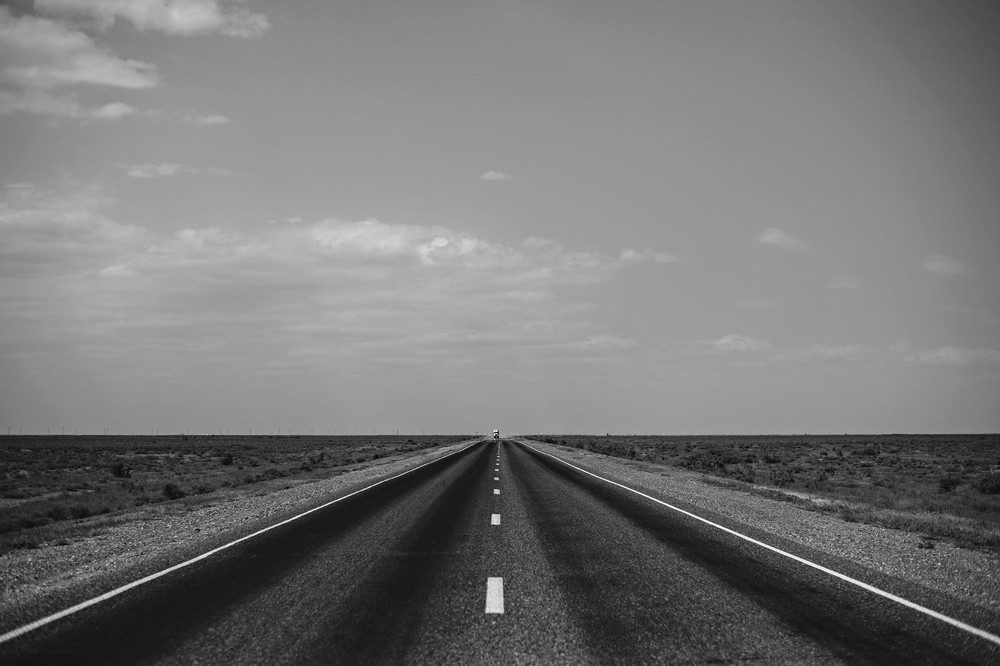
#> input picture sample_three.jpg, 1000 x 666 px, shrunk from 2048 x 1363 before the run
$ python -i modified_process_img.py   (imports and definitions only)
#> lines starting #> are read from the running program, lines starting #| are printed output that depends on the picture; after the words box and inside, x2 and y2 are one past the last pixel; in counts of white or black regions, pixels touching at a corner belong together
### regionOfInterest.py
# -*- coding: utf-8 -*-
"""
Created on Tue Aug 01 21:07:58 2017

@author: satyanarayan pande
"""
import numpy as np
import cv2

def roi(img, vertices):
    mask = np.zeros_like(img)
    if len(img.shape) > 2:
        channel_count = img.shape[2]
        ignore_mask_color = (255,) * channel_count
    else:
        ignore_mask_color = 255

    cv2.fillPoly(mask, vertices, ignore_mask_color)
    masked = cv2.bitwise_and(img, mask)

    return masked

### linesCorrection.py
# -*- coding: utf-8 -*-
"""
Created on Wed Aug 02 01:19:34 2017

@author: satyanarayan pande
"""

import cv2

def draw_lines(img, lines):
    try:
        for line in lines:
            for x1,y1,x2,y2 in line:
                cv2.line(img, (x1, y1), (x2, y2), [0, 255, 255], 3)
    except Exception as e:
        print(str(e) + "In lines_Correction")
        pass

### modified_process_img.py
# -*- coding: utf-8 -*-
"""
Created on Tue Aug 01 20:17:30 2017

@author: satyanarayan pande
"""
import cv2
import numpy as np
from regionOfInterest import roi
from linesCorrection import draw_lines

def mod_process_img(original_img):

    gray_image = cv2.cvtColor(original_img, cv2.COLOR_RGB2GRAY)
    img_hsv = cv2.cvtColor(original_img, cv2.COLOR_RGB2HSV)
#> img_hsv: shape (666, 1000, 3); mean H, S, V 0, 0, 117.9

    lower_yellow = np.array([20,100,100], dtype = 'uint8')
    upper_yellow = np.array([30,255,255], dtype = 'uint8')
    mask_yellow = cv2.inRange(img_hsv, lower_yellow, upper_yellow)
#> mask_yellow: shape (666, 1000); every value is 0
    mask_white = cv2.inRange(gray_image, 200, 255)
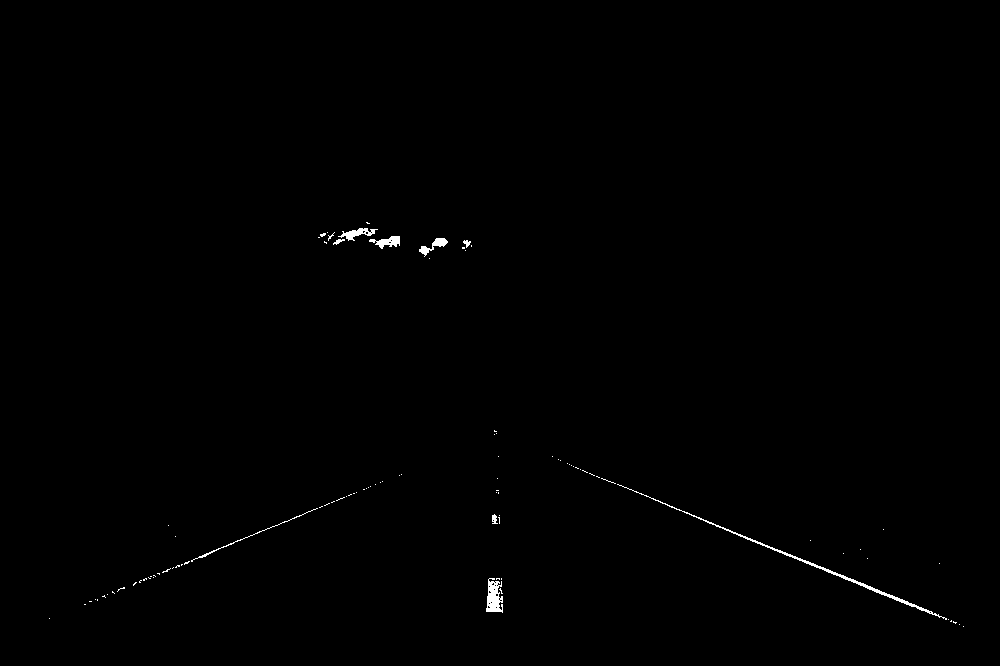
#> mask_white: shape (666, 1000); 0.35% white; 97 white regions (88 under 20 px), largest, box (x1, y1, x2, y2) and area: (617, 484, 947, 620) 777, (486, 578, 503, 613) 398, (338, 228, 378, 241) 212
    mask_yw = cv2.bitwise_or(mask_white, mask_yellow)
    mask_yw_image = cv2.bitwise_and(gray_image, mask_yw)

    blurred_img = cv2.GaussianBlur(mask_yw_image, (5, 5), 0)

    canny_edge = cv2.Canny(blurred_img, 50, 150)
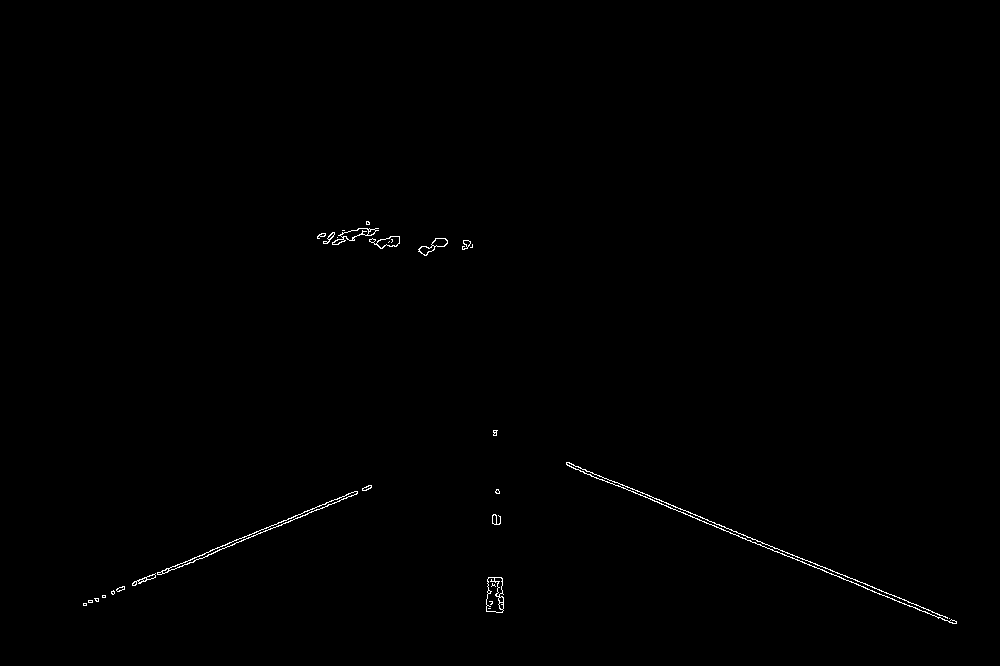
#> canny_edge: shape (666, 1000); 0.35% white in thin lines or dots, all inside (x1, y1, x2, y2) = (83, 221, 957, 624)

    imshape = original_img.shape
#> imshape = (666, 1000, 3)
    lower_left = [imshape[1]/9, imshape[0]]
#> lower_left = [111.1, 666]
    lower_right = [imshape[1] - imshape[1]/9, imshape[0]]
#> lower_right = [888.9, 666]
    top_left = [imshape[1]/2 - imshape[1]/8, imshape[0]/2 + imshape[0]/10]
#> top_left = [375, 399.6]
    top_right = [imshape[1]/2 + imshape[1]/8, imshape[0]/2 + imshape[0]/10]
#> top_right = [625, 399.6]

    vertices = [np.array([lower_left, top_left, top_right, lower_right], dtype = np.int32)]
    roi_img = roi(canny_edge, vertices)
#> in roi, `cv2.fillPoly(mask, vertices, ignore_mask_color)`:
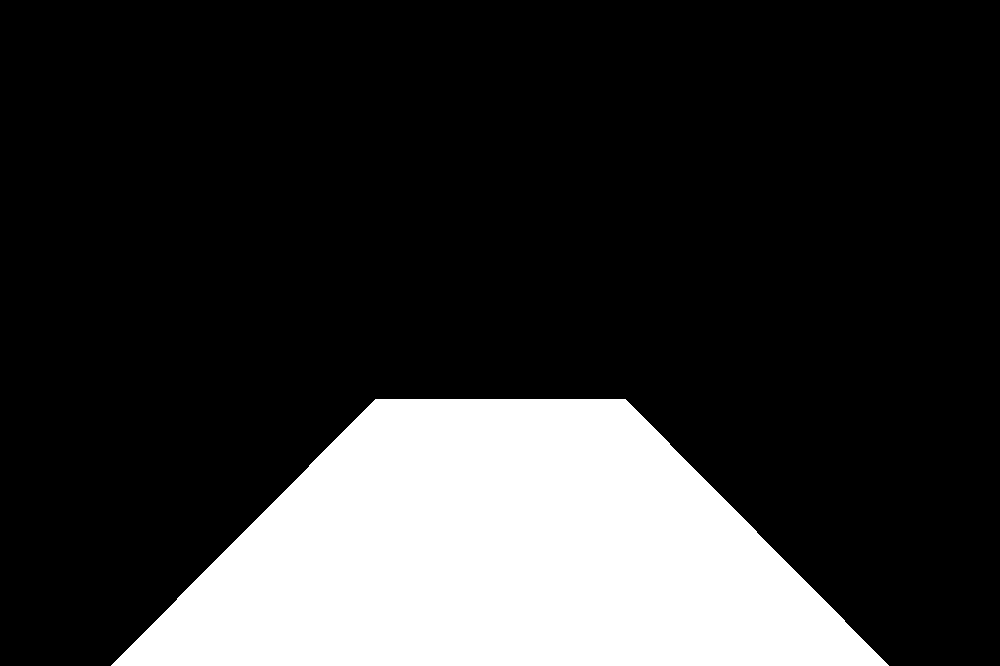
#> mask: shape (666, 1000); 20.6% white; 1 white region, box (x1, y1, x2, y2) and area: (111, 399, 889, 666) 137371
#> in roi, `masked = cv2.bitwise_and(img, mask)`:
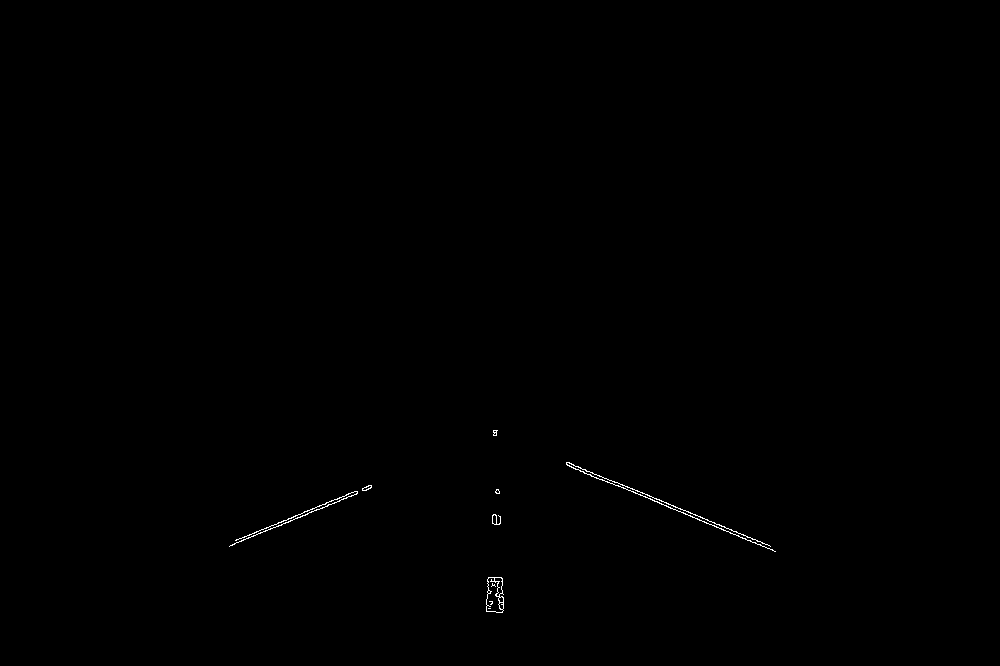
#> masked: shape (666, 1000); 0.17% white in thin lines or dots, all inside (x1, y1, x2, y2) = (229, 430, 776, 613)

    lines = cv2.HoughLinesP(roi_img, 2, np.pi/180, 20, np.array([]), minLineLength =  50, maxLineGap = 200)
#> lines = 19 rows, first 6: [670, 508, 775, 551], [497, 430, 770, 546], [241, 538, 496, 430], [275, 527, 496, 434], [569, 462, 654, 501], [622, 484, 705, 522]
    line_img = np.zeros((roi_img.shape[0], roi_img.shape[1], 3), dtype = np.uint8)
    draw_lines(line_img, lines)
#> the loop in draw_lines, `for line in lines:` made 19 passes
#> line on passes 1 to 12: [[670, 508, 775, 551]], [[497, 430, 770, 546]], [[241, 538, 496, 430]], [[275, 527, 496, 434]], [[569, 462, 654, 501]], [[622, 484, 705, 522]], [[486, 607, 496, 518]], [[494, 432, 602, 480]], [[499, 612, 499, 491]], [[492, 515, 498, 604]], [[668, 503, 772, 549]], [[493, 430, 502, 612]]

    return cv2.addWeighted(original_img, 0.8, line_img, 1.0, 0.0)
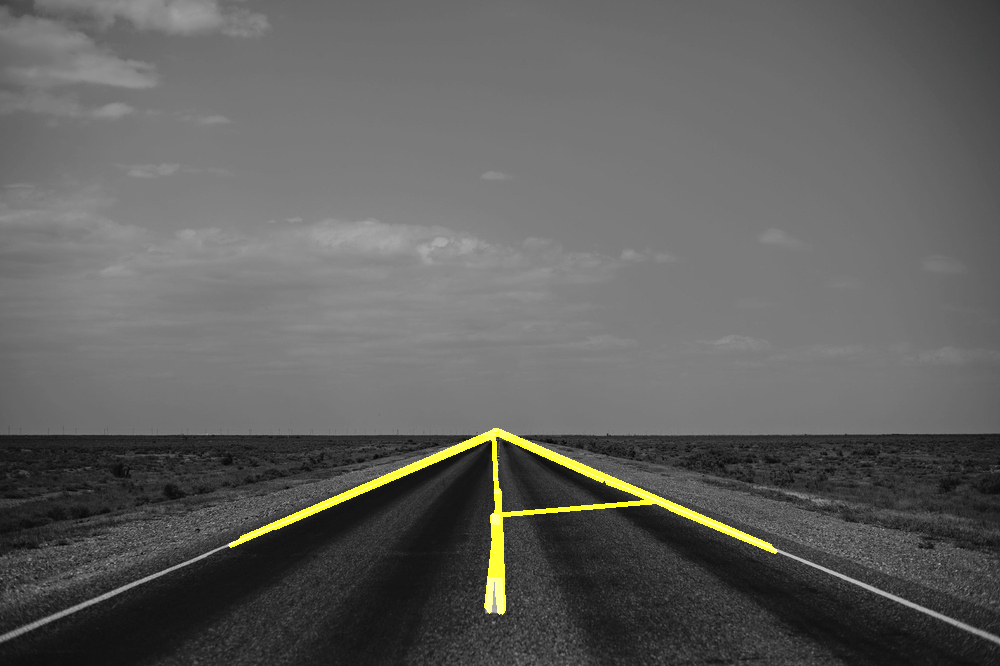
#> returned value: shape (666, 1000, 3); mean of channels 0, 1, 2 94.3, 96.4, 96.4; drawn as B, G, R


>>> import cv2
>>> picture = cv2.cvtColor(cv2.imread('sample_three.jpg'), cv2.COLOR_BGR2RGB)
>>> result = mod_process_img(picture)

$ run again, on sample_two.jpg
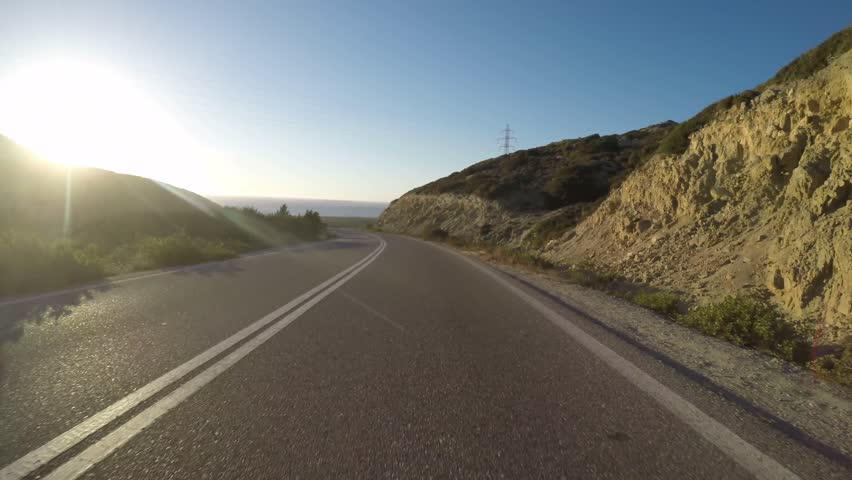
#> input picture sample_two.jpg, 852 x 480 px
#> img_hsv: shape (480, 852, 3); mean H, S, V 46.3, 71.3, 133.9
#> in mod_process_img, `mask_yellow = cv2.inRange(img_hsv, lower_yellow, upper_yellow)`:
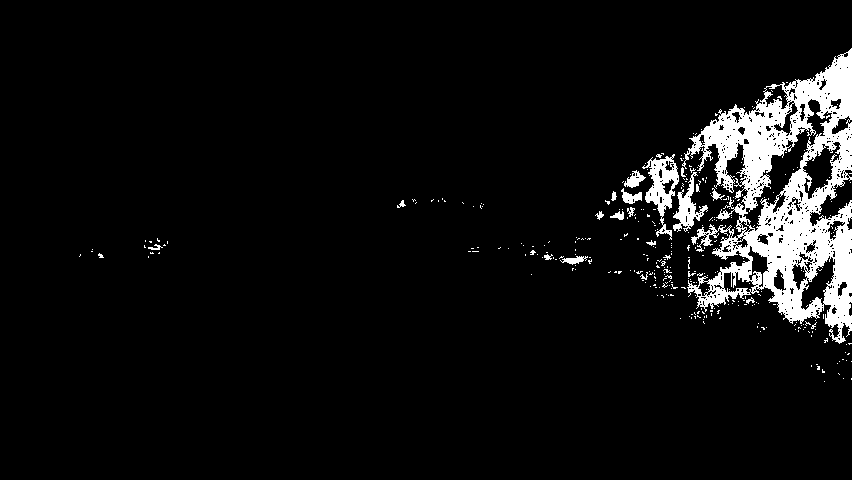
#> mask_yellow: shape (480, 852); 6.1% white; 334 white regions (314 under 20 px), largest, box (x1, y1, x2, y2) and area: (682, 48, 852, 344) 21133, (642, 154, 679, 240) 1203, (673, 172, 708, 232) 723
#> mask_white: shape (480, 852); 14.3% white; 54 white regions (51 under 20 px), largest, box (x1, y1, x2, y2) and area: (0, 0, 475, 204) 58201, (104, 402, 128, 415) 53, (111, 399, 127, 409) 29
#> mask_yw: shape (480, 852); 20.4% white; 388 white regions (365 under 20 px), largest, box (x1, y1, x2, y2) and area: (0, 0, 475, 204) 58201, (682, 48, 852, 344) 21133, (642, 154, 679, 240) 1203
#> canny_edge: shape (480, 852); 2.8% white in thin lines or dots
#> mask: shape (480, 852); 20.6% white; 1 white region, box (x1, y1, x2, y2) and area: (95, 288, 757, 480) 84129
#> masked: shape (480, 852); every value is 0
#> lines = None
#> in mod_process_img, `return cv2.addWeighted(original_img, 0.8, line_img, 1.0, 0.0)`:
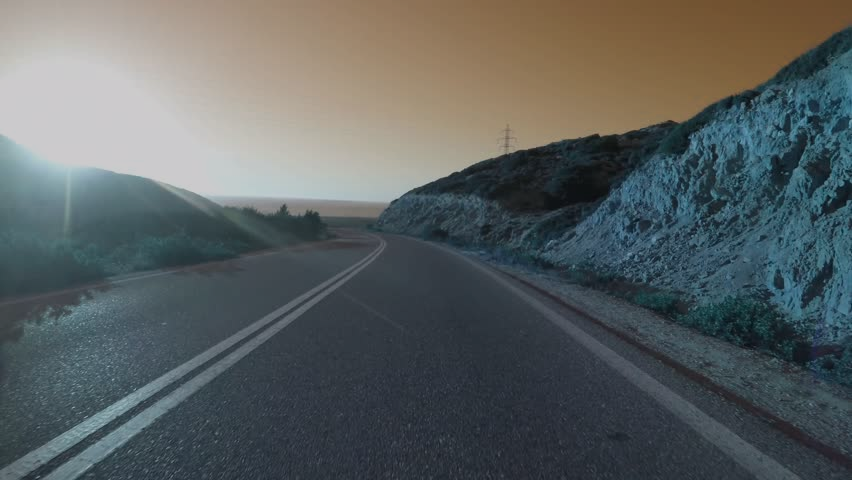
#> returned value: shape (480, 852, 3); mean of channels 0, 1, 2 96.8, 96.6, 90.5; drawn as B, G, R
